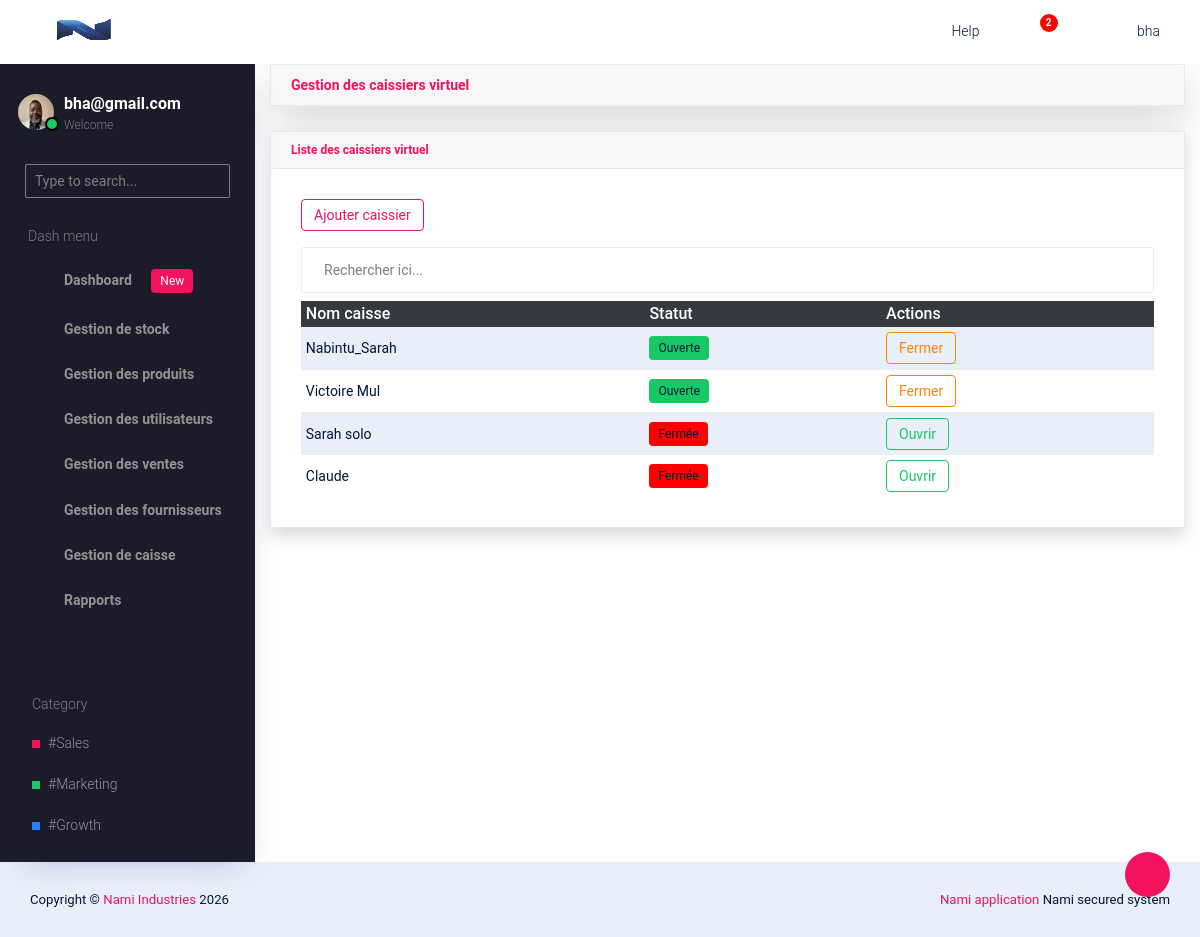
Page /main/liste-caisse-virtuel/ (signed in) on the committed database.
### companie/models.py (models this page shows, shortened)
class Company(models.Model):
    BUSINESS_TYPES = (
        ('etablissement', 'Etablissement'),
        ('societe', 'Societe'),
    )
    ESTABLISHMENT_TYPES = (
        ('pme', 'PME'),
        ('ipme', 'IPME'),
        ('ecs', 'Entreprise en commandite simple'),
    )
    COMPANY_TYPES = (
        ('sa', 'Societe par actions'),
        ('sarl', 'Societe a responsabilite limitee'),
        ('personnes', 'Societe de personnes'),
    )
    CURRENCY_CHOICES = (
        ('BIF', 'Franc Burundais (BIF)'),
        ('USD', 'Dollar Americain (USD)'),
        ('EUR', 'Euro (EUR)'),
        ('CDF', 'Franc Congolais (CDF)'),
    )
    name = models.CharField(max_length=200)
    owner_name = models.CharField(max_length=200)
    business_type = models.CharField(max_length=20, choices=BUSINESS_TYPES)
    sub_type = models.CharField(max_length=50, blank=True)
    registration_number = models.CharField(max_length=150)
    country = CountryField()
    province = models.CharField(max_length=100)
    email = models.EmailField()
    phone = models.CharField(max_length=30)
    address = models.CharField(max_length=255, blank=True, null=True)
    website = models.URLField(blank=True, null=True)
    currency = models.CharField(
        max_length=10,
        choices=CURRENCY_CHOICES,
        default='CDF'
    )
    tva = models.DecimalField(max_digits=12, decimal_places=2, default=Decimal("0.00"))
    logo = models.ImageField(
        upload_to='company_logo/',
        blank=True,
        null=True
    )
    created_at = models.DateTimeField(auto_now_add=True)

### account/models.py (models this page shows, shortened)
class Profile(models.Model):
    user = models.OneToOneField(User, on_delete=models.CASCADE)
    photo = models.ImageField(upload_to="profiles/", blank=True, null=True)

### finance/models.py (models this page shows, shortened)
class CashRegister(models.Model):
    name = models.CharField(max_length=100)  # ex: Caisse 1
    shop = models.ForeignKey(Company, on_delete=models.CASCADE)
    is_active = models.BooleanField(default=True)  # ouverte ou fermée
    created_at = models.DateTimeField(auto_now_add=True)

### core/views.py (the view)
# urls.py: path('liste-caisse-virtuel/', views.cash_register_list, name='cash_register_list'),
@login_required
@role_required("Admin")
def cash_register_list(request):
    template = loader.get_template('cashier/register_list.html')
    """Liste toutes les caisses de la boutique"""
    shop = Company.objects.first()  # ou récupère ta boutique actuelle
    cash_registers = CashRegister.objects.filter(shop=shop).order_by('-created_at')
    context = {
        'cash_registers':cash_registers
    }
    return HttpResponse(template.render(context, request))

### core/context_processors.py (called while the page is built)
def company_info(request):
	company = Company.objects.first()
	return {
		'company':company
	}

### core/templates/cashier/register_list.html (shortened to what this page needs)
{% extends 'base.html' %}
{% block content %}
{% load humanize %}
<div class="container-fluid">
    <div class="card mb-4 shadow-lg">
        <div class="card-header m-0 font-weight-bold text-primary">
            Gestion des caissiers virtuel
        </div>
    </div>
    <div class="card shadow">
        <div class="card-header">
            <h6 class="m-0 font-weight-bold text-primary">
                Liste des caissiers virtuel
            </h6>
        </div>
        <div class="card-body">
            <a href="{% url 'cash_register_manage' %}" class="btn btn-outline-primary btn-sm mb-3">
                Ajouter caissier
            </a>
            <div class="table-responsive">
                <div class="input-group">
                   <input type="text" id="searchInput" class="form-control mb-2" placeholder="Rechercher ici...">
                </div>
                <table class="table table-sm table-striped" id="dataTable">
                    <thead class="table-dark">
                        <tr>
                            <th>Nom caisse</th>
                            <th>Statut</th>
                            <th>Actions</th>
                        </tr>
                    </thead>
                    <tbody>
                        {% for caisse in cash_registers %}
                        <tr>
                            <td>{{ caisse.name }}</td>
                            <td>
                                {% if caisse.is_active %}
                                    <span class="badge bg-success">Ouverte</span>
                                {% else %}
                                    <span class="badge bg-danger">Fermée</span>
                                {% endif %}
                            </td>
                            <td>
                                {% if caisse.is_active %}
                                    <a href="{% url 'cash_register_close' caisse.id %}" class="btn btn-outline-warning btn-sm">Fermer</a>
                                {% else %}
                                    <a href="{% url 'cash_register_open' caisse.id %}" class="btn btn-outline-success btn-sm">Ouvrir</a>
                                {% endif %}
                            </td>
                        </tr>
                        {% empty %}
                        <tr>
                            <td colspan="3">Aucune caisse trouvée.</td>
                        </tr>
                        {% endfor %}
                    </tbody>
                </table>
            </div>
        </div>
    </div>
</div>
{% endblock %}

### core/templates/base.html (shortened to what this page needs)
{% load static %}
<!DOCTYPE html>
<html lang="en">
  <head>
    <link rel="stylesheet" href="{% static 'vendors/typicons.font/font/typicons.css' %}">
    <link rel="stylesheet" href="{% static 'vendors/css/vendor.bundle.base.css' %}">
    <link rel="stylesheet" href="{% static 'css/vertical-layout-light/style.css' %}">
  </head>
  <body>
    <div class="container-scroller">
      <nav class="navbar col-lg-12 col-12 p-0 fixed-top d-flex flex-row">
        <div class="text-center navbar-brand-wrapper d-flex align-items-center justify-content-center">
          <a class="navbar-brand brand-logo" href="{% url 'dashboard:admin_dashboard' %}">
            {% if company and company.logo %}
            <img src="{{ company.logo.url }}" class="img-fluid" alt="logo"/>
            {% else %}
            <img src="{% static 'images/logo-mini.svg' %}" alt="logo"/>
            {% endif %}
          </a>
          <button class="navbar-toggler navbar-toggler align-self-center d-none d-lg-flex" type="button" data-toggle="minimize">
            <span class="typcn typcn-th-menu"></span>
          </button>
        </div>
        <div class="navbar-menu-wrapper d-flex align-items-center justify-content-end">
          <ul class="navbar-nav navbar-nav-right">
            <li class="nav-item d-none d-lg-flex  mr-2">
              <a class="nav-link" href="#">
                Help
              </a>
            </li>
            <li class="nav-item dropdown  d-flex">
              <a class="nav-link count-indicator dropdown-toggle d-flex align-items-center justify-content-center" id="notificationDropdown" href="#" data-toggle="dropdown">
                <i class="typcn typcn-bell mr-0"></i>
                <span class="count bg-danger">2</span>
              </a>
            </li>
            <li class="nav-item nav-profile dropdown">
              {% if user.is_authenticated %}
              <a class="nav-link dropdown-toggle  pl-0 pr-0" href="#" data-toggle="dropdown" id="profileDropdown">
                <i class="typcn typcn-user-outline mr-0"></i>
                <span class="nav-profile-name">{{ user.username }}</span>
              </a>
              {% endif %}
            </li>
          </ul>
        </div>
      </nav>
      <div class="container-fluid page-body-wrapper">
        <div class="theme-setting-wrapper">
          <div id="settings-trigger"><i class="typcn typcn-cog-outline"></i></div>
        </div>
        <nav class="sidebar sidebar-offcanvas" id="sidebar">
        <ul class="nav">
          <li class="nav-item">
            <div class="d-flex sidebar-profile">
              {% if user.is_authenticated %}
                {% if request.user.profile.photo %}
                  <div class="sidebar-profile-image">
                    <img src="{{ request.user.profile.photo.url }}" alt="image">
                    <span class="sidebar-status-indicator"></span>
                  </div>
                {% endif %}
              <div class="sidebar-profile-name">
                <p class="sidebar-name">
                  {{ user.email }}
                </p>
                <p class="sidebar-designation">
                  Welcome
                </p>
              </div>
              {% endif %}
            </div>
            <div class="nav-search">
              <div class="input-group">
                <input type="text" class="form-control" placeholder="Type to search..." aria-label="search" aria-describedby="search">
                <div class="input-group-append">
                  <span class="input-group-text" id="search">
                    <i class="typcn typcn-zoom"></i>
                  </span>
                </div>
              </div>
            </div>
            <p class="sidebar-menu-title">Dash menu</p>
          </li>
          {% for group in request.user.groups.all %}
            {% if group.name == "Admin" or group.name == "Caisse" or group.name == "Gestionnaire_stock" %}
            <li class="nav-item">
              <a class="nav-link" href="{% url 'dashboard:admin_dashboard' %}">
                <i class="typcn typcn-device-desktop menu-icon"></i>
                <span class="menu-title">Dashboard <span class="badge badge-primary ml-3">New</span></span>
              </a>
            </li>
            {% endif %}
            {% if group.name == "Admin" or group.name == "Gestionnaire_stock" %}
            <li class="nav-item">
              <a class="nav-link" data-toggle="collapse" href="#ui-basic" aria-expanded="false" aria-controls="ui-basic">
                <i class="typcn typcn-briefcase menu-icon"></i>
                <span class="menu-title">Gestion de stock</span>
                <i class="typcn typcn-chevron-right menu-arrow"></i>
              </a>
            </li>
          {% endif %}
          {% if group.name == "Admin" or group.name == "Gestionnaire_stock" %}
          <li class="nav-item">
            <a class="nav-link" data-toggle="collapse" href="#form-elements" aria-expanded="false" aria-controls="form-elements">
              <i class="typcn typcn-film menu-icon"></i>
              <span class="menu-title">Gestion des produits</span>
              <i class="menu-arrow"></i>
            </a>
          </li>
          {% endif %}
          {% if group.name == "Admin" %}
          <li class="nav-item">
            <a class="nav-link" data-toggle="collapse" href="#charts" aria-expanded="false" aria-controls="charts">
              <i class="typcn typcn-chart-pie-outline menu-icon"></i>
              <span class="menu-title">Gestion des utilisateurs</span>
              <i class="menu-arrow"></i>
            </a>
          </li>
          {% endif %}
          {% if group.name == "Admin" or group.name == "Caisse" %}
          <li class="nav-item">
            <a class="nav-link" data-toggle="collapse" href="#tables" aria-expanded="false" aria-controls="tables">
              <i class="typcn typcn-th-small-outline menu-icon"></i>
              <span class="menu-title">Gestion des ventes</span>
              <i class="menu-arrow"></i>
            </a>
          </li>
          {% endif %}
          {% if group.name == "Admin" %}
          <li class="nav-item">
            <a class="nav-link" data-toggle="collapse" href="#auth" aria-expanded="false" aria-controls="auth">
              <i class="typcn typcn-user-add-outline menu-icon"></i>
              <span class="menu-title">Gestion des fournisseurs</span>
              <i class="menu-arrow"></i>
            </a>
          </li>
          {% endif %}
          {% if group.name == "Admin" or group.name == "Caisse" %}
          <li class="nav-item">
            <a class="nav-link" data-toggle="collapse" href="#error" aria-expanded="false" aria-controls="error">
              <i class="typcn typcn-globe-outline menu-icon"></i>
              <span class="menu-title">Gestion de caisse</span>
              <i class="menu-arrow"></i>
            </a>
          </li>
          {% endif %}
          {% if group.name == "Admin" %}
          <li class="nav-item">
            <a class="nav-link" data-toggle="collapse" href="#rapport" aria-expanded="false" aria-controls="rapport">
              <i class="typcn typcn-document-text menu-icon"></i>
              <span class="menu-title">Rapports</span>
              <i class="menu-arrow"></i>
            </a>
          </li>
          {% endif %}
          {% endfor %}
        </ul>
        <ul class="sidebar-legend">
          <li>
            <p class="sidebar-menu-title">Category</p>
          </li>
          <li class="nav-item"><a href="#" class="nav-link">#Sales</a></li>
          <li class="nav-item"><a href="#" class="nav-link">#Marketing</a></li>
          <li class="nav-item"><a href="#" class="nav-link">#Growth</a></li>
        </ul>
      </nav>
        {% block content %}{% endblock %}
    </div>
  </body>
  <footer class="footer">
  <div class="d-sm-flex justify-content-center justify-content-sm-between">
    <span class="text-center text-sm-left d-block d-sm-inline-block">Copyright © <a href="https://" target="_blank">Nami Industries</a> 2026</span>
    <span class="float-none float-sm-right d-block mt-1 mt-sm-0 text-center"><a href="https://" target="_blank">Nami application </a>Nami secured system</span>
  </div>
</footer>
</html>

### rows in the picture
Company: logo (picture)
CashRegister: name "Nabintu_Sarah", is_active "Ouverte"
CashRegister: name "Victoire Mul", is_active "Ouverte"
CashRegister: name "Sarah solo", is_active "Fermée"
CashRegister: name "Claude", is_active "Fermée"

### other values in the picture
{{ user.username }} "bha"
{{ user.email }} "bha@gmail.com"
